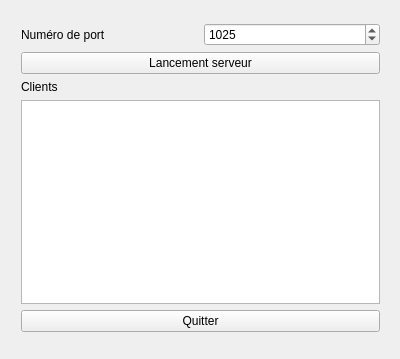
<?xml version="1.0" encoding="UTF-8"?>
<ui version="4.0">
 <class>ServeurWidget</class>
 <widget class="QWidget" name="ServeurWidget">
  <property name="geometry">
   <rect>
    <x>0</x>
    <y>0</y>
    <width>400</width>
    <height>359</height>
   </rect>
  </property>
  <property name="windowTitle">
   <string>ServeurWidget</string>
  </property>
  <widget class="QWidget" name="">
   <property name="geometry">
    <rect>
     <x>10</x>
     <y>12</y>
     <width>381</width>
     <height>331</height>
    </rect>
   </property>
   <layout class="QVBoxLayout" name="verticalLayout">
    <item>
     <layout class="QHBoxLayout" name="horizontalLayout">
      <item>
       <widget class="QLabel" name="labelNumeroDePort">
        <property name="text">
         <string>Numéro de port</string>
        </property>
       </widget>
      </item>
      <item>
       <widget class="QSpinBox" name="spinBoxPort">
        <property name="maximum">
         <number>9999</number>
        </property>
        <property name="value">
         <number>1025</number>
        </property>
       </widget>
      </item>
     </layout>
    </item>
    <item>
     <widget class="QPushButton" name="pushButtonLancementServeur">
      <property name="text">
       <string>Lancement serveur</string>
      </property>
     </widget>
    </item>
    <item>
     <widget class="QLabel" name="labelClients">
      <property name="text">
       <string>Clients</string>
      </property>
     </widget>
    </item>
    <item>
     <widget class="QTextEdit" name="textEditClients"/>
    </item>
    <item>
     <widget class="QPushButton" name="pushButtonQuitter">
      <property name="text">
       <string>Quitter</string>
      </property>
     </widget>
    </item>
   </layout>
  </widget>
 </widget>
 <layoutdefault spacing="6" margin="11"/>
 <resources/>
 <connections/>
</ui>
